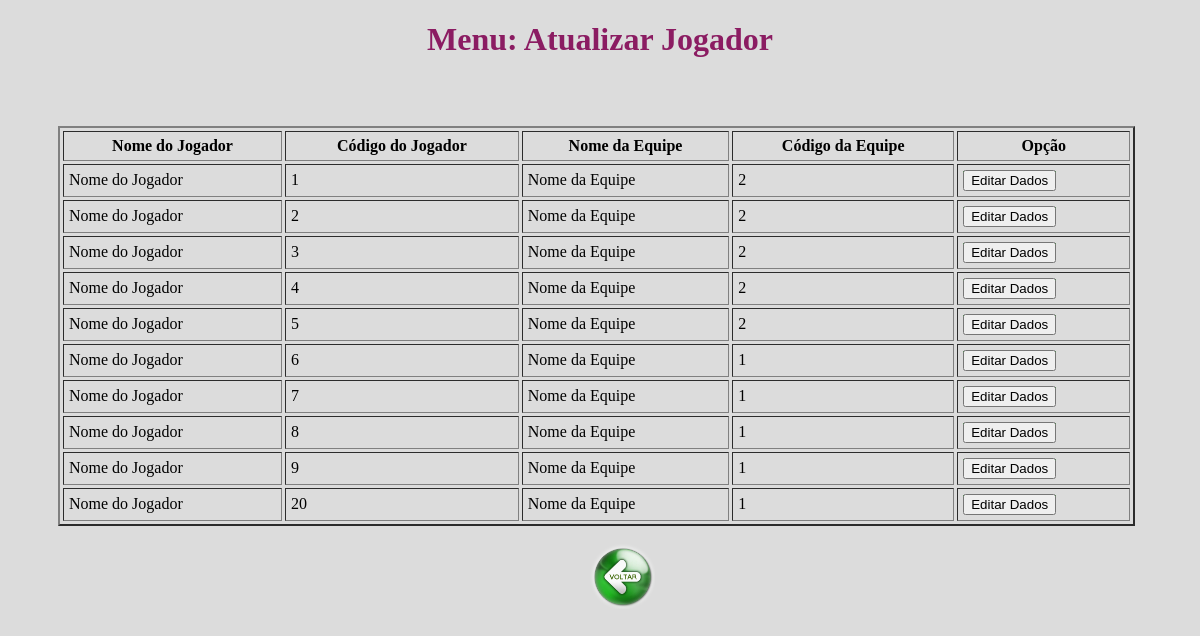
Screenshot of /jogador/update_jogador.php with the database file from the repository.
### tables this page shows
create table jogador(
posicao varchar(20),
cod_pessoa integer not null, 
cod_equipe integer not null,
primary key (cod_pessoa, cod_equipe),
foreign key (cod_pessoa) references pessoa(cod_pessoa) on update cascade on delete cascade,
foreign key (cod_equipe) references equipe(cod_equipe) on update cascade on delete cascade
);

### jogador/update_jogador.php (the view, shortened to what this page needs)
<?php require_once '../php_action/db_connect.php'; ?>
<!DOCTYPE html>
<html>
<head>
	<link type="text/css" rel="stylesheet" href="../php_action/stylesheet.css"/>
</head>
<body>
	<h1><center>Menu: Atualizar Jogador</center></h1>
<div class="manageMember">
	<br><br>
	<table border="2" cellspacing="3" cellpadding="5">
		<thead>
			<tr>
				<th>Nome do Jogador </th>
				<th>Código do Jogador </th>
				<th>Nome da Equipe </th>
				<th>Código da Equipe </th>
				<th>Opção </th>
			</tr>
		</thead>
		<tbody>
			<?php
			$sql = "SELECT * FROM jogador";
			$result = $connect->query($sql);
			if($result->num_rows > 0) {
				while($row = $result->fetch_assoc()) {
					echo "<tr>
						<td>Nome do Jogador	</td>
						<td>".$row['cod_pessoa']."</td>
						<td>Nome da Equipe </td>
						<td>".$row['cod_equipe']."</td>
						<td>
							<a href='edit_jogador.php?cod_pessoa=".$row['cod_pessoa']."'><button type='button'>Editar Dados</button></a>
						</td>
					</tr>";
				}
			} else {
				echo "<tr><td colspan='5'><center>Não há jogadores atualmente.</center></td></tr>";
			}
			?>
		</tbody>
	</table>
	<form method="post" action="./crud_jogador.php">
	<br><center>&emsp; &emsp; &emsp; &emsp; &emsp; &emsp; &emsp; &emsp; &emsp; &emsp; &emsp; &emsp; &emsp; &emsp; &emsp; <input type="image" src="../botao_voltar.png" alt="Submit" width="65" height="65"></center>
	</form>
</div>
</body>
</html>

### php_action/stylesheet.css (style rules this page uses)
h1 { color: #8B1C62; }
a { width: 80px; height: 70px; font-family: verdana; background-color: green; }

### jogador/update_jogador.php (style rules this page uses)
body { background: #DCDCDC; }
.manageMember { width: 70%; margin: 10px 30px 30px 50px; }
table { width: 130%; height: 20%; margin-top: 10px; }

### rows the page displays
jogador: cod_pessoa "1", cod_equipe "2"
jogador: cod_pessoa "2", cod_equipe "2"
jogador: cod_pessoa "3", cod_equipe "2"
jogador: cod_pessoa "4", cod_equipe "2"
jogador: cod_pessoa "5", cod_equipe "2"
jogador: cod_pessoa "6", cod_equipe "1"
jogador: cod_pessoa "7", cod_equipe "1"
jogador: cod_pessoa "8", cod_equipe "1"
jogador: cod_pessoa "9", cod_equipe "1"
jogador: cod_pessoa "20", cod_equipe "1"
